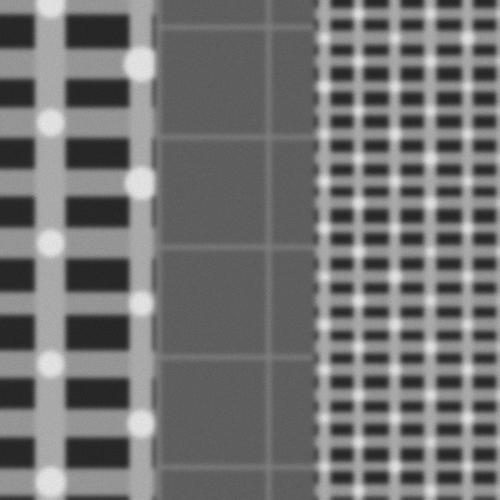
#> input picture data/sample_001/reference.png, 1000 x 1000 px (shown at 1/2 size)
$ python candidate_rank_v5.py ../data/sample_001/reference.png ../data/sample_001/search.png   (older library calls are emulated)
#> lines starting #> are read from the running program, lines starting #| are printed output that depends on the picture
import sys
import cv2
import numpy as np


TEMPLATE_SIZE = 100
TOP_K = 30

# Weights for the three representations
GRAY_WEIGHT = 0.50
EDGE_WEIGHT = 0.25
GRADIENT_WEIGHT = 0.25


def normalize_scores(scores):
    """
    Normalize scores to 0..1 so that different
    representations can be combined.
    """
    scores = np.asarray(scores, dtype=np.float32)

    minimum = np.min(scores)
    maximum = np.max(scores)

    if maximum - minimum < 1e-8:
        return np.ones_like(scores)

    return (scores - minimum) / (maximum - minimum)


def create_edges(image):
    """
    Create Canny edge representation.
    """
    return cv2.Canny(
        image,
        50,
        150
    )


def create_gradient(image):
    """
    Create gradient magnitude representation.
    """
    gx = cv2.Sobel(
        image,
        cv2.CV_32F,
        1,
        0,
        ksize=3
    )

    gy = cv2.Sobel(
        image,
        cv2.CV_32F,
        0,
        1,
        ksize=3
    )

    magnitude = cv2.magnitude(gx, gy)

    # Normalize to 8-bit
    magnitude = cv2.normalize(
        magnitude,
        None,
        0,
        255,
        cv2.NORM_MINMAX
    )

    return magnitude.astype(np.uint8)


def get_candidates(response, top_k=TOP_K):
    """
    Extract spatially separated local maxima
    from the template-matching response.
    """

    candidates = []

    # Local maximum filter.
    kernel_size = 25

    kernel = np.ones(
        (kernel_size, kernel_size),
        np.uint8
    )

    local_max = cv2.dilate(
        response,
        kernel
    )

    # Pixels that are local maxima
    mask = (
        response >= local_max - 1e-6
    )

    ys, xs = np.where(mask)

    candidate_pixels = []

    for x, y in zip(xs, ys):

        candidate_pixels.append(
            (
                float(response[y, x]),
                int(x),
                int(y)
            )
        )

    # Highest scores first
    candidate_pixels.sort(
        key=lambda item: item[0],
        reverse=True
    )

    # Non-maximum suppression
    min_distance = 40

    for score, x, y in candidate_pixels:

        too_close = False

        for _, selected_x, selected_y in candidates:

            distance = np.sqrt(
                (x - selected_x) ** 2 +
                (y - selected_y) ** 2
            )

            if distance < min_distance:
                too_close = True
                break

        if not too_close:

            candidates.append(
                (
                    score,
                    x,
                    y
                )
            )

        if len(candidates) >= top_k:
            break

    return candidates


def score_candidate(
    gray_image,
    edge_image,
    gradient_image,
    gray_template,
    edge_template,
    gradient_template,
    x,
    y
):

    h, w = gray_template.shape

    gray_patch = gray_image[
        y:y + h,
        x:x + w
    ]

    edge_patch = edge_image[
        y:y + h,
        x:x + w
    ]

    gradient_patch = gradient_image[
        y:y + h,
        x:x + w
    ]

    # Safety check
    if (
        gray_patch.shape != gray_template.shape
        or edge_patch.shape != edge_template.shape
        or gradient_patch.shape != gradient_template.shape
    ):
        return None

    gray_result = cv2.matchTemplate(
        gray_patch,
        gray_template,
        cv2.TM_CCOEFF_NORMED
    )

    edge_result = cv2.matchTemplate(
        edge_patch,
        edge_template,
        cv2.TM_CCOEFF_NORMED
    )

    gradient_result = cv2.matchTemplate(
        gradient_patch,
        gradient_template,
        cv2.TM_CCOEFF_NORMED
    )

    gray_score = float(gray_result[0, 0])
    edge_score = float(edge_result[0, 0])
    gradient_score = float(
        gradient_result[0, 0]
    )

    return (
        gray_score,
        edge_score,
        gradient_score
    )


def run_v5(reference_path, search_path):

#> called with reference_path = '../data/sample_001/reference.png', search_path = '../data/sample_001/search.png'
    reference = cv2.imread(
        reference_path,
        cv2.IMREAD_GRAYSCALE
    )
#> reference is the input picture: shape (1000, 1000); min 28, max 245, mean 114.6

    search = cv2.imread(
        search_path,
        cv2.IMREAD_GRAYSCALE
    )
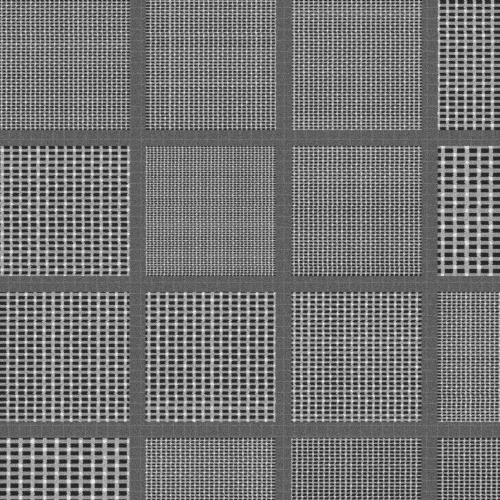
#> input picture data/sample_001/search.png, 1000 x 1000 px (shown at 1/2 size)
#> search is the input picture: shape (1000, 1000); min 6, max 255, mean 116.6

    if reference is None:
        raise FileNotFoundError(
            f"Could not read reference: {reference_path}"
        )

    if search is None:
        raise FileNotFoundError(
            f"Could not read search: {search_path}"
        )

    # ---------------------------------------------------------
    # Resize reference to the same 100x100 template
    # used by V1.
    # ---------------------------------------------------------

    gray_template = cv2.resize(
        reference,
        (
            TEMPLATE_SIZE,
            TEMPLATE_SIZE
        ),
        interpolation=cv2.INTER_AREA
    )

    # ---------------------------------------------------------
    # Create representations
    # ---------------------------------------------------------

    edge_template = create_edges(
        gray_template
    )
#> in create_edges, `return cv2.Canny( image, 50, 150 )`:
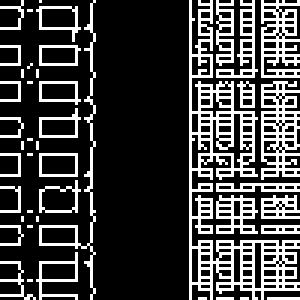
#> returned value: shape (100, 100) (shown 3 times larger); 24.5% white in thin lines or dots

    gradient_template = create_gradient(
        gray_template
    )

    edge_search = create_edges(
        search
    )
#> in create_edges (call 2), `return cv2.Canny( image, 50, 150 )`: returned value: shape (1000, 1000); 31% white in thin lines or dots

    gradient_search = create_gradient(
        search
    )

    # ---------------------------------------------------------
    # Stage 1:
    # Generate candidates using normal grayscale
    # template matching.
    # ---------------------------------------------------------

    gray_response = cv2.matchTemplate(
        search,
        gray_template,
        cv2.TM_CCOEFF_NORMED
    )
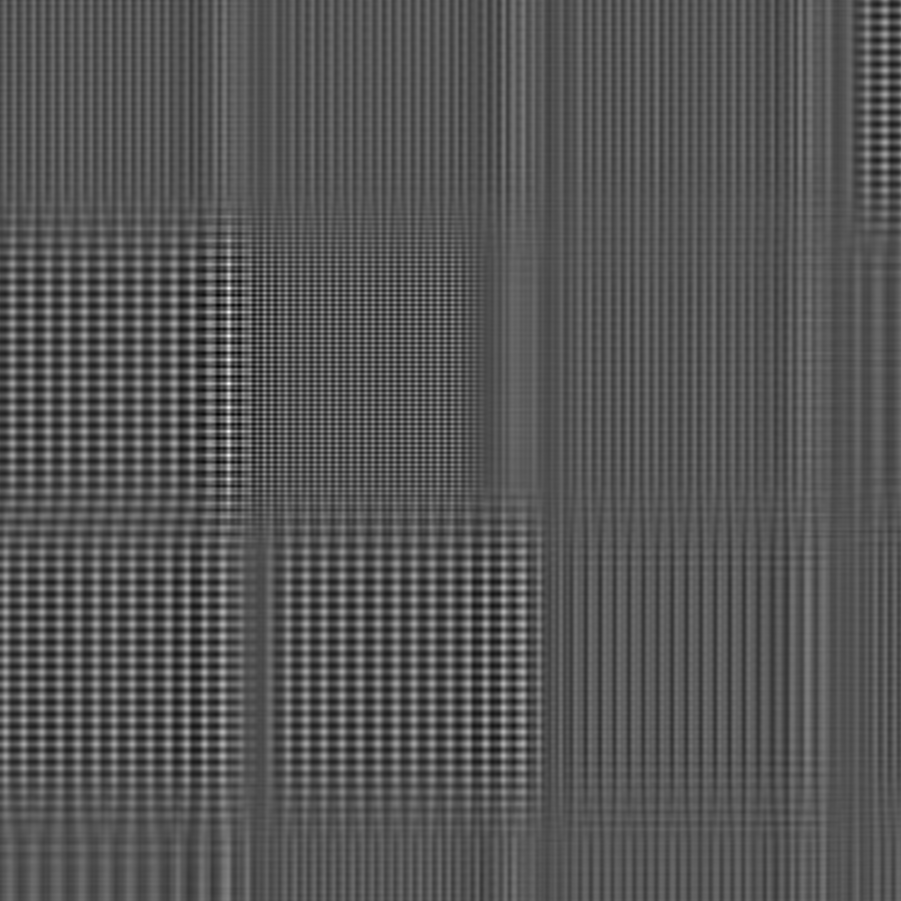
#> gray_response: shape (901, 901) float32; min -0.459, max 0.907, mean -3.16e-05; drawn with min black and max white

    candidates = get_candidates(
        gray_response,
        TOP_K
    )
#> in get_candidates, `local_max = cv2.dilate( response, kernel )`:
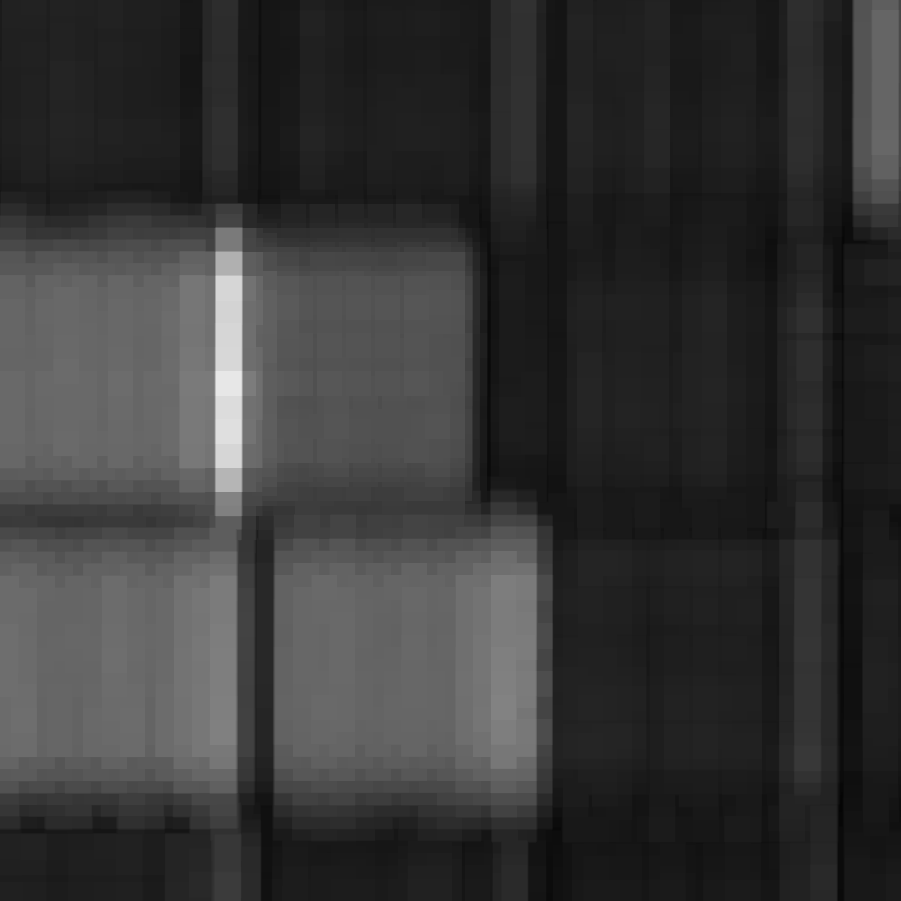
#> local_max: shape (901, 901) float32; min 0.0204, max 0.907, mean 0.216
#> in get_candidates, `mask = ( response >= local_max - 1e-6 )`:
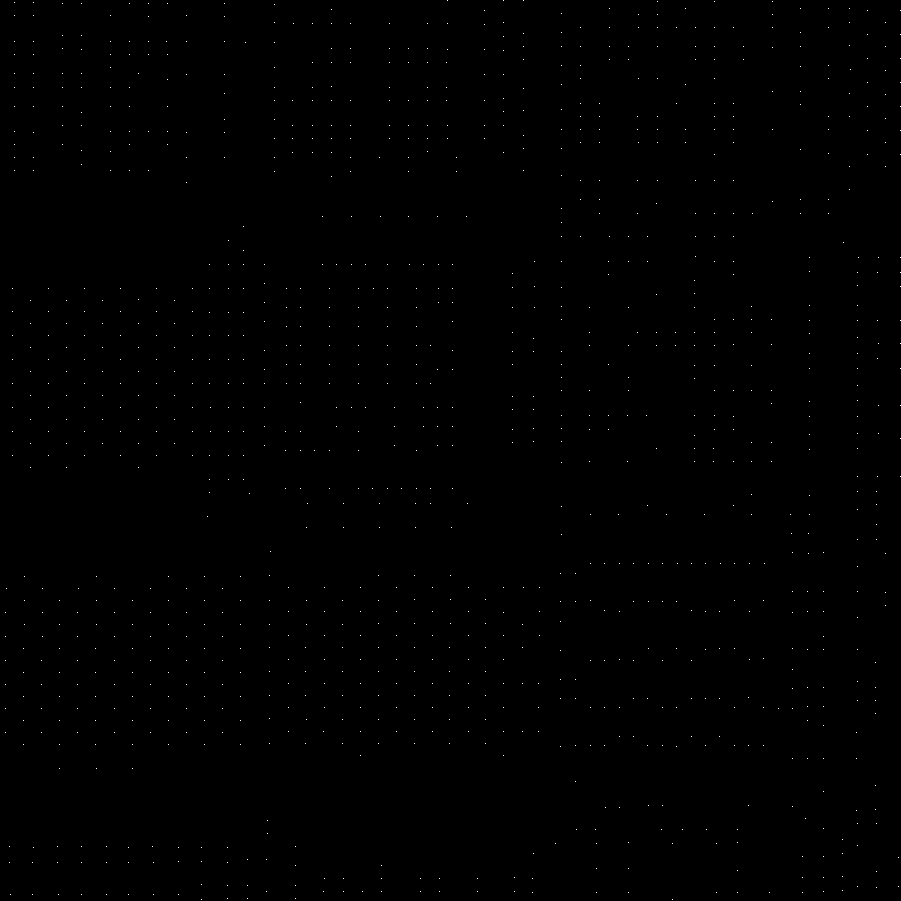
#> mask: shape (901, 901) bool; 0.15% white in thin lines or dots
#> in get_candidates, `ys, xs = np.where(mask)`: ys = 1189 values from 0 to 899; xs = 1189 values, max 900 at index 23, min 5 at index 825, mean 445.6
#> the loop in get_candidates, `for x, y in zip(xs, ys): ` made 1189 passes
#> (x, y) on passes 1 to 3: (447, 0), (503, 0), (523, 0)
#> after the loop in get_candidates, `for x, y in zip(xs, ys):`: candidate_pixels = 1189 items, first 6: (0.104, 447, 0), (0.168, 503, 0), (0.196, 523, 0), (0.136, 657, 1), (0.108, 714, 1), (0.0874, 772, 1)
#> the loop in get_candidates, `for score, x, y in candidate_pixels: ` made 102 passes
#> (score, x, y) on passes 1 to 12: (0.907, 228, 383), (0.878, 228, 431), (0.865, 228, 407), (0.847, 228, 359), (0.842, 228, 455), (0.84, 228, 335), (0.84, 228, 288), (0.83, 228, 312), (0.71, 228, 479), (0.692, 228, 264), (0.513, 503, 707), (0.505, 503, 683)
#> after the loop in get_candidates, `for score, x, y in candidate_pixels:`: candidates = 30 items, first 6: (0.907, 228, 383), (0.878, 228, 431), (0.84, 228, 335), (0.84, 228, 288), (0.71, 228, 479), (0.513, 503, 707)

    if not candidates:

        raise RuntimeError(
            "No candidates found."
        )

    # ---------------------------------------------------------
    # Stage 2:
    # Calculate additional scores for every candidate.
    # ---------------------------------------------------------

    raw_results = []

    for gray_score, x, y in candidates:

        scores = score_candidate(
            search,
            edge_search,
            gradient_search,
            gray_template,
            edge_template,
            gradient_template,
            x,
            y
        )

        if scores is None:
            continue

        gray_local, edge_local, gradient_local = scores

        raw_results.append(
            {
                "x": x,
                "y": y,
                "gray": gray_local,
                "edge": edge_local,
                "gradient": gradient_local
            }
        )
#> this loop made 30 passes
#> (x, y, gray_result in score_candidate, edge_result in score_candidate, gradient_result in score_candidate, edge_score in score_candidate, gradient_score in score_candidate) on passes 1 to 11: (228, 383, [0.907], [0.45], [0.871], 0.45, 0.871), (228, 431, [0.878], [0.337], [0.807], 0.337, 0.807), (228, 335, [0.84], [0.26], [0.746], 0.26, 0.746), (228, 288, [0.84], [0.343], [0.777], 0.343, 0.777), (228, 479, [0.71], [0.235], [0.615], 0.235, 0.615), (503, 707, [0.513], [0.111], [0.266], 0.111, 0.266), (222, 732, [0.503], [0.0459], [0.442], 0.0459, 0.442), (503, 659, [0.498], [0.109], [0.243], 0.109, 0.243), (222, 660, [0.498], [0.0809], [0.466], 0.0809, 0.466), (503, 587, [0.493], [0.0751], [0.229], 0.0751, 0.229), (222, 588, [0.485], [0.0615], [0.435], 0.0615, 0.435)
#> pass 1, in score_candidate, `gradient_patch = gradient_image[ y:y + h, x:x + w ]`:
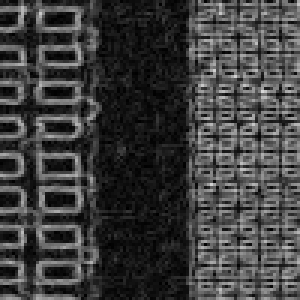
#> gradient_patch: shape (100, 100) (shown 3 times larger); min 0, max 215, mean 61.6
#> pass 2, in score_candidate (call 2), `gray_patch = gray_image[ y:y + h, x:x + w ]`:
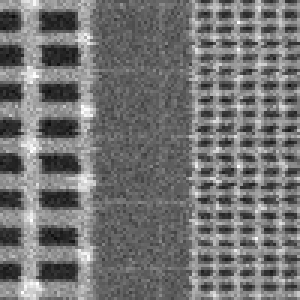
#> gray_patch: shape (100, 100) (shown 3 times larger); min 12, max 255, mean 115.1
#> after the loop, raw_results = 30 items

    if not raw_results:

        raise RuntimeError(
            "Could not score candidates."
        )

    # ---------------------------------------------------------
    # Normalize each representation independently.
    # ---------------------------------------------------------

    gray_scores = normalize_scores(
        [r["gray"] for r in raw_results]
    )
#> in normalize_scores, `scores = np.asarray(scores, dtype=np.float32)`: scores = 30 values, max 0.907 at index 0, min 0.423 at index 29, mean 0.523
#> in normalize_scores, `minimum = np.min(scores)`: minimum = 0.423
#> in normalize_scores, `maximum = np.max(scores)`: maximum = 0.907
#> gray_scores = 30 values, max 1 at index 0, min 0 at index 29, mean 0.205

    edge_scores = normalize_scores(
        [r["edge"] for r in raw_results]
    )
#> edge_scores = 30 values, max 1 at index 0, min 0 at index 6, mean 0.218

    gradient_scores = normalize_scores(
        [r["gradient"] for r in raw_results]
    )
#> gradient_scores = 30 values, max 1 at index 0, min 0 at index 19, mean 0.356

    # ---------------------------------------------------------
    # Combined score
    # ---------------------------------------------------------

    for i, result in enumerate(raw_results):

        result["gray_norm"] = float(
            gray_scores[i]
        )

        result["edge_norm"] = float(
            edge_scores[i]
        )

        result["gradient_norm"] = float(
            gradient_scores[i]
        )

        result["combined"] = (
            GRAY_WEIGHT *
            result["gray_norm"]
            +
            EDGE_WEIGHT *
            result["edge_norm"]
            +
            GRADIENT_WEIGHT *
            result["gradient_norm"]
        )

        # Convert top-left to center
        result["center_x"] = (
            result["x"]
            + TEMPLATE_SIZE / 2.0
        )

        result["center_y"] = (
            result["y"]
            + TEMPLATE_SIZE / 2.0
        )
#> this loop made 30 passes

    # ---------------------------------------------------------
    # Sort by combined score
    # ---------------------------------------------------------

    raw_results.sort(
        key=lambda r: r["combined"],
        reverse=True
    )

    # ---------------------------------------------------------
    # Print results
    # ---------------------------------------------------------

    print()
    print("=" * 100)
    print("DRIFT-SENSE V5 - CANDIDATE RANKING")
    print("=" * 100)

    print(
        f"Reference size : "
        f"{reference.shape[1]} x {reference.shape[0]}"
    )
#| Reference size : 1000 x 1000

    print(
        f"Search size    : "
        f"{search.shape[1]} x {search.shape[0]}"
    )
#| Search size    : 1000 x 1000

    print(
        f"Template size  : "
        f"{TEMPLATE_SIZE} x {TEMPLATE_SIZE}"
    )

    print(
        f"Candidates     : "
        f"{len(raw_results)}"
    )
#| Candidates     : 30

    print()

    print(
        f"{'Rank':<6}"
        f"{'X':<10}"
        f"{'Y':<10}"
        f"{'Gray':<10}"
        f"{'Edge':<10}"
        f"{'Grad':<10}"
        f"{'Combined':<12}"
    )

    print("-" * 100)

    for rank, result in enumerate(
        raw_results,
        start=1
    ):

        print(
            f"{rank:<6}"
            f"{result['center_x']:<10.2f}"
            f"{result['center_y']:<10.2f}"
            f"{result['gray']:<10.4f}"
            f"{result['edge']:<10.4f}"
            f"{result['gradient']:<10.4f}"
            f"{result['combined']:<12.4f}"
        )

    # ---------------------------------------------------------
    # Final V5 prediction
    # ---------------------------------------------------------

    best = raw_results[0]
#> best = 11 items

    print()
    print("=" * 100)
    print("V5 PREDICTION")
    print("=" * 100)

    print(
        f"Predicted center : "
        f"({best['center_x']:.2f}, "
        f"{best['center_y']:.2f})"
    )
#| Predicted center : (278.00, 433.00)

    print(
        f"Combined score   : "
        f"{best['combined']:.4f}"
    )
#| Combined score   : 1.0000

    print(
        f"Gray score       : "
        f"{best['gray']:.4f}"
    )
#| Gray score       : 0.9074

    print(
        f"Edge score       : "
        f"{best['edge']:.4f}"
    )
#| Edge score       : 0.4496

    print(
        f"Gradient score   : "
        f"{best['gradient']:.4f}"
    )
#| Gradient score   : 0.8708

    print("=" * 100)


if __name__ == "__main__":

    if len(sys.argv) != 3:

        print(
            "Usage:"
        )

        print(
            "python localization\\candidate_rank_v5.py "
            "<reference.png> <search.png>"
        )

        sys.exit(1)

    run_v5(
        sys.argv[1],
        sys.argv[2]
    )
